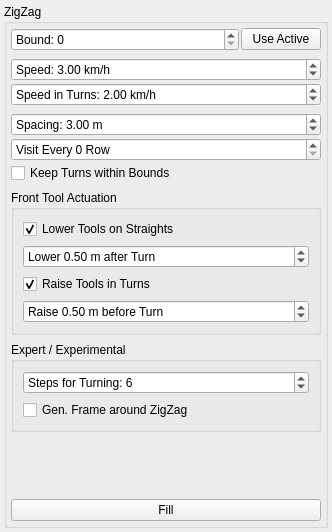
                  <widget class="QWidget" name="scrollAreaWidgetContents_4">
                   <property name="geometry">
                    <rect>
                     <x>0</x>
                     <y>0</y>
                     <width>332</width>
                     <height>532</height>
                    </rect>
                   </property>
                   <layout class="QVBoxLayout" name="verticalLayout_27">
                    <property name="spacing">
                     <number>2</number>
                    </property>
                    <property name="leftMargin">
                     <number>4</number>
                    </property>
                    <property name="topMargin">
                     <number>4</number>
                    </property>
                    <property name="rightMargin">
                     <number>4</number>
                    </property>
                    <property name="bottomMargin">
                     <number>4</number>
                    </property>
                    <item>
                     <widget class="QGroupBox" name="groupBox_20">
                      <property name="sizePolicy">
                       <sizepolicy hsizetype="Preferred" vsizetype="Minimum">
                        <horstretch>0</horstretch>
                        <verstretch>0</verstretch>
                       </sizepolicy>
                      </property>
                      <property name="title">
                       <string>ZigZag</string>
                      </property>
                      <layout class="QVBoxLayout" name="verticalLayout_28">
                       <property name="spacing">
                        <number>2</number>
                       </property>
                       <property name="leftMargin">
                        <number>4</number>
                       </property>
                       <property name="topMargin">
                        <number>4</number>
                       </property>
                       <property name="rightMargin">
                        <number>4</number>
                       </property>
                       <property name="bottomMargin">
                        <number>4</number>
                       </property>
                       <item>
                        <layout class="QHBoxLayout" name="horizontalLayout_17">
                         <item>
                          <widget class="QSpinBox" name="boundsRouteSpinBox">
                           <property name="sizePolicy">
                            <sizepolicy hsizetype="MinimumExpanding" vsizetype="Fixed">
                             <horstretch>0</horstretch>
                             <verstretch>0</verstretch>
                            </sizepolicy>
                           </property>
                           <property name="prefix">
                            <string>Bound: </string>
                           </property>
                          </widget>
                         </item>
                         <item>
                          <widget class="QPushButton" name="setBoundsRoutePushButton">
                           <property name="text">
                            <string>Use Active</string>
                           </property>
                          </widget>
                         </item>
                        </layout>
                       </item>
                       <item>
                        <spacer name="verticalSpacer_8">
                         <property name="orientation">
                          <enum>Qt::Vertical</enum>
                         </property>
                         <property name="sizeType">
                          <enum>QSizePolicy::Fixed</enum>
                         </property>
                         <property name="sizeHint" stdset="0">
                          <size>
                           <width>20</width>
                           <height>5</height>
                          </size>
                         </property>
                        </spacer>
                       </item>
                       <item>
                        <widget class="QDoubleSpinBox" name="boundsFillSpeedSpinBox">
                         <property name="alignment">
                          <set>Qt::AlignLeading|Qt::AlignLeft|Qt::AlignVCenter</set>
                         </property>
                         <property name="prefix">
                          <string>Speed: </string>
                         </property>
                         <property name="suffix">
                          <string> km/h</string>
                         </property>
                         <property name="value">
                          <double>3.000000000000000</double>
                         </property>
                        </widget>
                       </item>
                       <item>
                        <widget class="QDoubleSpinBox" name="boundsFillSpeedInTurnsSpinBox">
                         <property name="prefix">
                          <string>Speed in Turns: </string>
                         </property>
                         <property name="suffix">
                          <string> km/h</string>
                         </property>
                         <property name="value">
                          <double>2.000000000000000</double>
                         </property>
                        </widget>
                       </item>
                       <item>
                        <spacer name="verticalSpacer_7">
                         <property name="orientation">
                          <enum>Qt::Vertical</enum>
                         </property>
                         <property name="sizeType">
                          <enum>QSizePolicy::Fixed</enum>
                         </property>
                         <property name="sizeHint" stdset="0">
                          <size>
                           <width>20</width>
                           <height>5</height>
                          </size>
                         </property>
                        </spacer>
                       </item>
                       <item>
                        <widget class="QDoubleSpinBox" name="boundsFillSpacingSpinBox">
                         <property name="prefix">
                          <string>Spacing: </string>
                         </property>
                         <property name="suffix">
                          <string> m</string>
                         </property>
                         <property name="minimum">
                          <double>1.000000000000000</double>
                         </property>
                         <property name="singleStep">
                          <double>0.100000000000000</double>
                         </property>
                         <property name="value">
                          <double>3.000000000000000</double>
                         </property>
                        </widget>
                       </item>
                       <item>
                        <widget class="QSpinBox" name="visitEverySpinBox">
                         <property name="suffix">
                          <string> Row</string>
                         </property>
                         <property name="prefix">
                          <string>Visit Every </string>
                         </property>
                         <property name="maximum">
                          <number>100</number>
                         </property>
                         <property name="singleStep">
                          <number>2</number>
                         </property>
                        </widget>
                       </item>
                       <item>
                        <widget class="QCheckBox" name="boundsFillKeepTurnsInBoundsCheckBox">
                         <property name="sizePolicy">
                          <sizepolicy hsizetype="Minimum" vsizetype="Fixed">
                           <horstretch>0</horstretch>
                           <verstretch>0</verstretch>
                          </sizepolicy>
                         </property>
                         <property name="text">
                          <string>Keep Turns within Bounds</string>
                         </property>
                         <property name="checked">
                          <bool>false</bool>
                         </property>
                        </widget>
                       </item>
                       <item>
                        <spacer name="verticalSpacer_11">
                         <property name="orientation">
                          <enum>Qt::Vertical</enum>
                         </property>
                         <property name="sizeType">
                          <enum>QSizePolicy::Fixed</enum>
                         </property>
                         <property name="sizeHint" stdset="0">
                          <size>
                           <width>20</width>
                           <height>5</height>
                          </size>
                         </property>
                        </spacer>
                       </item>
                       <item>
                        <widget class="QGroupBox" name="groupBox_22">
                         <property name="title">
                          <string>Front Tool Actuation</string>
                         </property>
                         <layout class="QVBoxLayout" name="verticalLayout_30">
                          <item>
                           <widget class="QCheckBox" name="lowerToolsCheckBox">
                            <property name="text">
                             <string>Lower Tools on Straights</string>
                            </property>
                            <property name="checked">
                             <bool>true</bool>
                            </property>
                           </widget>
                          </item>
                          <item>
                           <widget class="QDoubleSpinBox" name="lowerToolsDistanceSpinBox">
                            <property name="prefix">
                             <string>Lower </string>
                            </property>
                            <property name="suffix">
                             <string> m after Turn</string>
                            </property>
                            <property name="singleStep">
                             <double>0.100000000000000</double>
                            </property>
                            <property name="value">
                             <double>0.500000000000000</double>
                            </property>
                           </widget>
                          </item>
                          <item>
                           <widget class="QCheckBox" name="raiseToolsCheckBox">
                            <property name="text">
                             <string>Raise Tools in Turns</string>
                            </property>
                            <property name="checked">
                             <bool>true</bool>
                            </property>
                           </widget>
                          </item>
                          <item>
                           <widget class="QDoubleSpinBox" name="raiseToolsDistanceSpinBox">
                            <property name="toolTip">
                             <string>Tools are lowered/raised this amount of meters after/before a turn</string>
                            </property>
                            <property name="prefix">
                             <string>Raise </string>
                            </property>
                            <property name="suffix">
                             <string> m before Turn</string>
                            </property>
                            <property name="decimals">
                             <number>2</number>
                            </property>
                            <property name="singleStep">
                             <double>0.100000000000000</double>
                            </property>
                            <property name="value">
                             <double>0.500000000000000</double>
                            </property>
                           </widget>
                          </item>
                         </layout>
                        </widget>
                       </item>
                       <item>
                        <spacer name="verticalSpacer_9">
                         <property name="orientation">
                          <enum>Qt::Vertical</enum>
                         </property>
                         <property name="sizeType">
                          <enum>QSizePolicy::Fixed</enum>
                         </property>
                         <property name="sizeHint" stdset="0">
                          <size>
                           <width>20</width>
                           <height>5</height>
                          </size>
                         </property>
                        </spacer>
                       </item>
                       <item>
                        <widget class="QGroupBox" name="groupBox_21">
                         <property name="title">
                          <string>Expert / Experimental</string>
                         </property>
                         <property name="flat">
                          <bool>false</bool>
                         </property>
                         <property name="checkable">
                          <bool>false</bool>
                         </property>
                         <layout class="QVBoxLayout" name="verticalLayout_29">
                          <item>
                           <widget class="QSpinBox" name="stepsForTurningSpinBox">
                            <property name="prefix">
                             <string>Steps for Turning: </string>
                            </property>
                            <property name="value">
                             <number>6</number>
                            </property>
                           </widget>
                          </item>
                          <item>
                           <widget class="QCheckBox" name="generateFrameCheckBox">
                            <property name="text">
                             <string>Gen. Frame around ZigZag</string>
                            </property>
                           </widget>
                          </item>
                         </layout>
                        </widget>
                       </item>
                       <item>
                        <spacer name="verticalSpacer_6">
                         <property name="orientation">
                          <enum>Qt::Vertical</enum>
                         </property>
                         <property name="sizeType">
                          <enum>QSizePolicy::Expanding</enum>
                         </property>
                         <property name="sizeHint" stdset="0">
                          <size>
                           <width>20</width>
                           <height>5</height>
                          </size>
                         </property>
                        </spacer>
                       </item>
                       <item>
                        <widget class="QPushButton" name="boundsFillPushButton">
                         <property name="sizePolicy">
                          <sizepolicy hsizetype="MinimumExpanding" vsizetype="Fixed">
                           <horstretch>0</horstretch>
                           <verstretch>0</verstretch>
                          </sizepolicy>
                         </property>
                         <property name="minimumSize">
                          <size>
                           <width>310</width>
                           <height>0</height>
                          </size>
                         </property>
                         <property name="text">
                          <string>Fill</string>
                         </property>
                        </widget>
                       </item>
                      </layout>
                     </widget>
                    </item>
                   </layout>
                  </widget>
